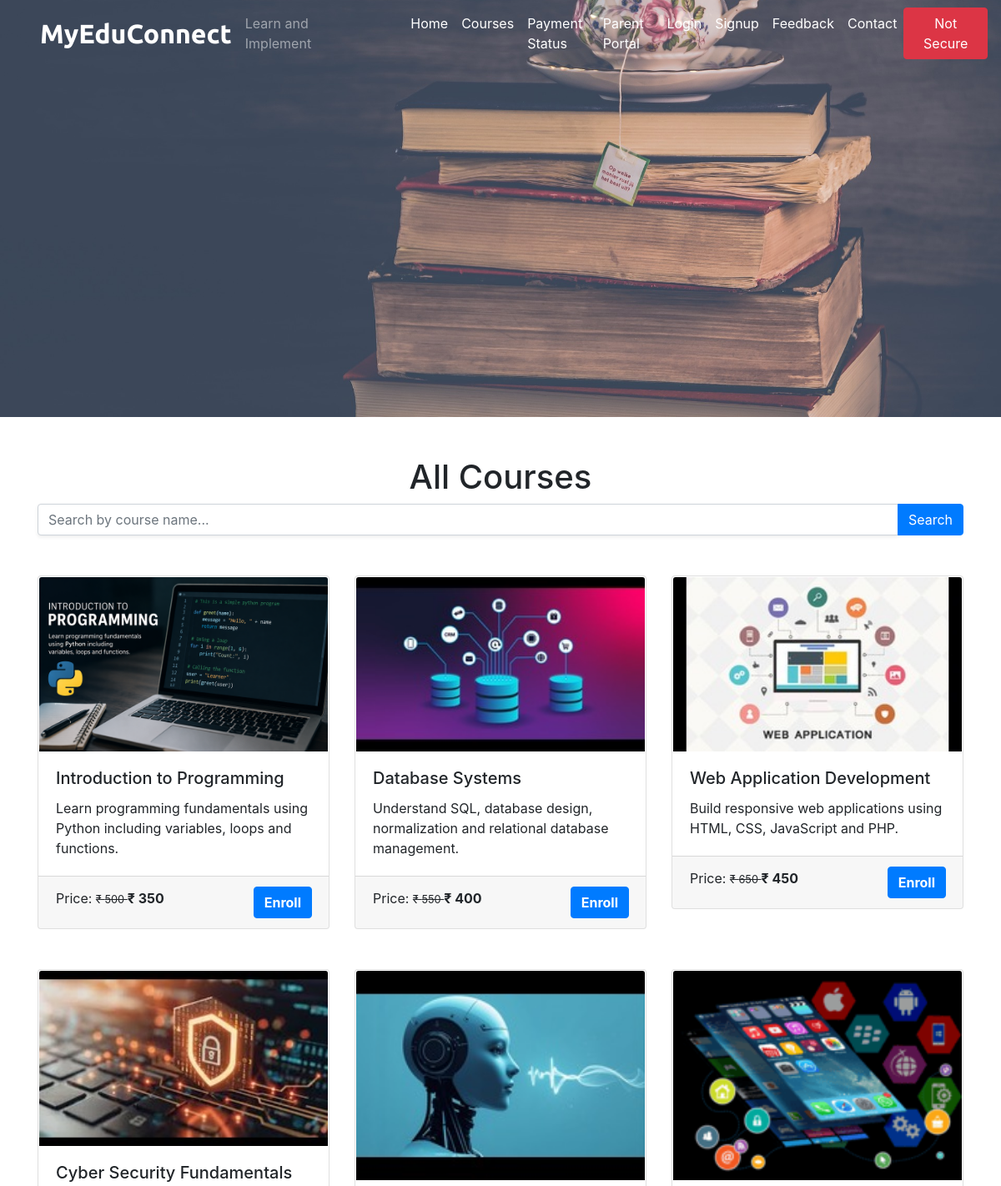
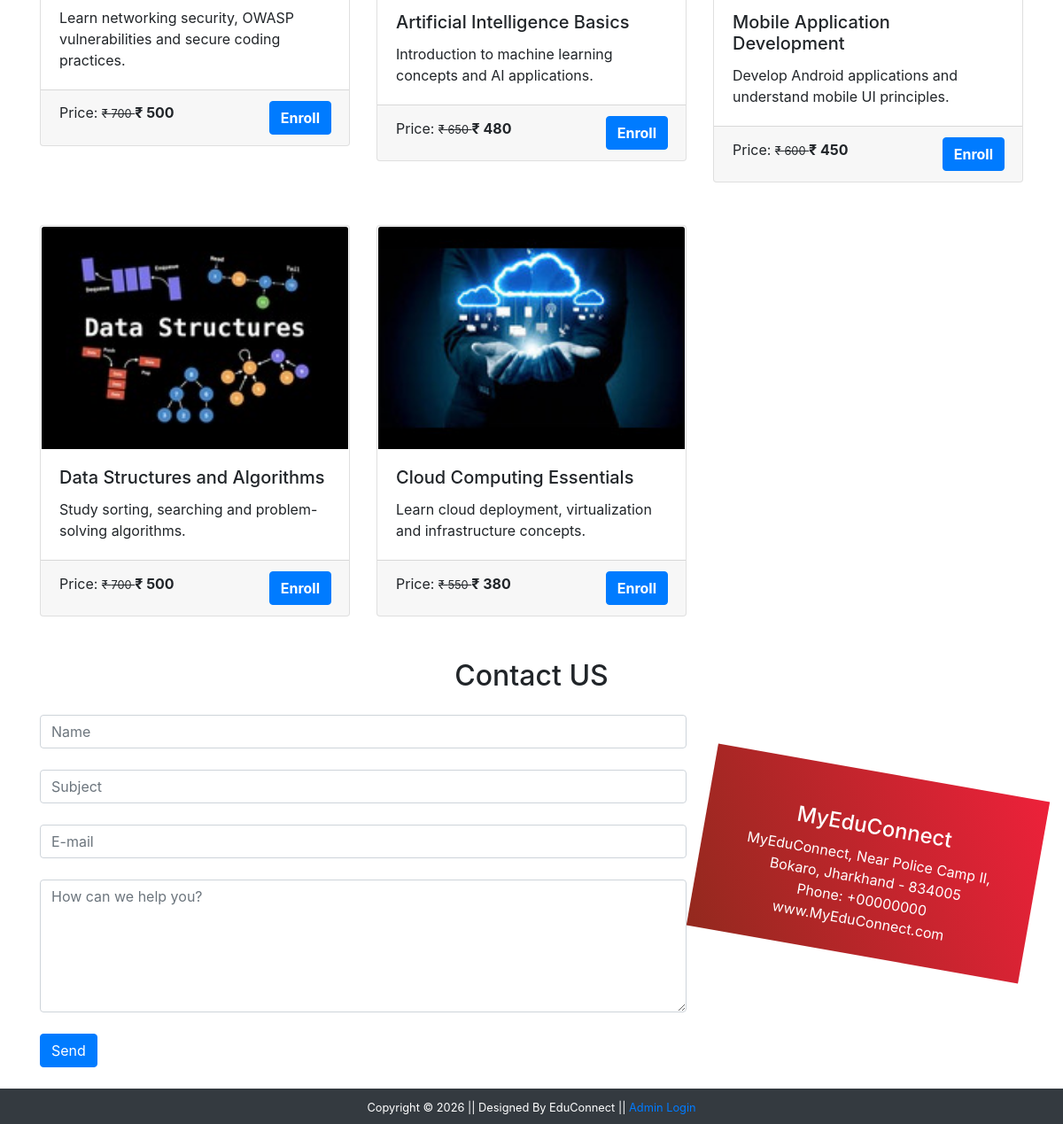
/courses.php, run on the app's committed database (2 pictures, top to bottom).
### tables this page shows
CREATE TABLE `course` (
  `course_id` int(11) NOT NULL,
  `course_name` text NOT NULL,
  `course_desc` text NOT NULL,
  `course_author` varchar(255) NOT NULL,
  `course_img` text NOT NULL,
  `course_duration` text NOT NULL,
  `course_price` int(11) NOT NULL,
  `course_original_price` int(11) NOT NULL
);

### courses.php (the view, shortened to what this page needs)
<?php
  include('./mainInclude/header.php');
?>
    <div class="container-fluid bg-dark">
      <div class="row">
        <img src="./image/coursebanner.jpg" alt="courses" style="height:500px; width:100%; object-fit:cover; box-shadow:10px;"/>
      </div>
    </div>
    <div class="container mt-5">
<h1 class="text-center">All Courses</h1>
<form method="GET" class="mb-4">
<div class="input-group">
<input
type="text"
name="search"
class="form-control shadow-sm"
placeholder="Search by course name..."
value="<?php
if(isset($_GET['search']))
{
echo $_GET['search'];
}
?>">
<div class="input-group-append">
<button
class="btn btn-primary"
type="submit">
Search
</button>
</div>
</div>
</form>
      <div class="row mt-4">
      <?php
if(isset($_GET['search']))
{
    $search=
    $conn->real_escape_string(
    $_GET['search']
    );
    $sql="
    SELECT *
    FROM course
    WHERE LOWER(course_name)
    LIKE LOWER('%$search%')
    OR LOWER(course_desc)
    LIKE LOWER('%$search%')
    ";
}
else
{
    $sql="
    SELECT *
    FROM course
    ";
}
$result=$conn->query($sql);
if($result->num_rows > 0){
    while($row=$result->fetch_assoc()){
        $course_id=$row['course_id'];
        echo '
        <div class="col-sm-4 mb-4">
        <a href="coursedetails.php?course_id='.$course_id.'"
        class="btn"
        style="text-align:left;padding:0px;">
        <div class="card">
        <img
        src="'.str_replace('..','.',
        $row['course_img']).'"
        class="card-img-top"
        alt="Course">
        <div class="card-body">
        <h5 class="card-title">
        '.$row['course_name'].'
        </h5>
        <p class="card-text">
        '.$row['course_desc'].'
        </p>
        </div>
        <div class="card-footer">
        <p class="card-text d-inline">
        Price:
        <small>
        <del>
        &#8377 '.$row['course_original_price'].'
        </del>
        </small>
        <span class="font-weight-bolder">
        &#8377 '.$row['course_price'].'
        </span>
        </p>
        <a
        class="btn btn-primary text-white font-weight-bolder float-right"
        href="coursedetails.php?course_id='.$course_id.'">
        Enroll
        </a>
        </div>
        </div>
        </a>
        </div>
        ';
    }
}
?>
        </div>
      </div>
<?php
  include('./contact.php');
?>
<?php
  include('./mainInclude/footer.php');
?>

### data on the page
course: course_img (picture), course_name "Introduction to Programming", course_desc "Learn programming fundamentals using Python including variables, loops and functions.", course_original_price "500", course_price "350"
course: course_img (picture), course_name "Database Systems", course_desc "Understand SQL, database design, normalization and relational database management.", course_original_price "550", course_price "400"
course: course_img (picture), course_name "Web Application Development", course_desc "Build responsive web applications using HTML, CSS, JavaScript and PHP.", course_original_price "650", course_price "450"
course: course_img (picture), course_name "Cyber Security Fundamentals", course_desc "Learn networking security, OWASP vulnerabilities and secure coding practices.", course_original_price "700", course_price "500"
course: course_img (picture), course_name "Artificial Intelligence Basics", course_desc "Introduction to machine learning concepts and AI applications.", course_original_price "650", course_price "480"
course: course_img (picture), course_name "Mobile Application Development", course_desc "Develop Android applications and understand mobile UI principles.", course_original_price "600", course_price "450"
course: course_img (picture), course_name "Data Structures and Algorithms", course_desc "Study sorting, searching and problem-solving algorithms.", course_original_price "700", course_price "500"
course: course_img (picture), course_name "Cloud Computing Essentials", course_desc "Learn cloud deployment, virtualization and infrastructure concepts.", course_original_price "550", course_price "380"
